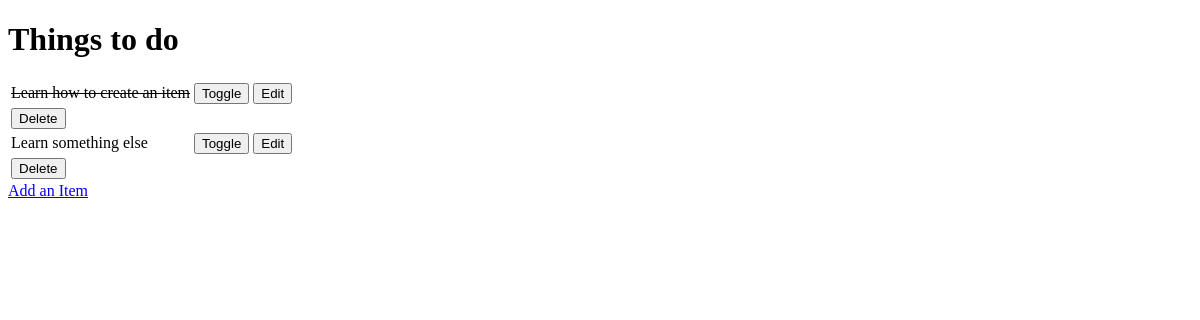
/, run on an earlier commit of the app's database.
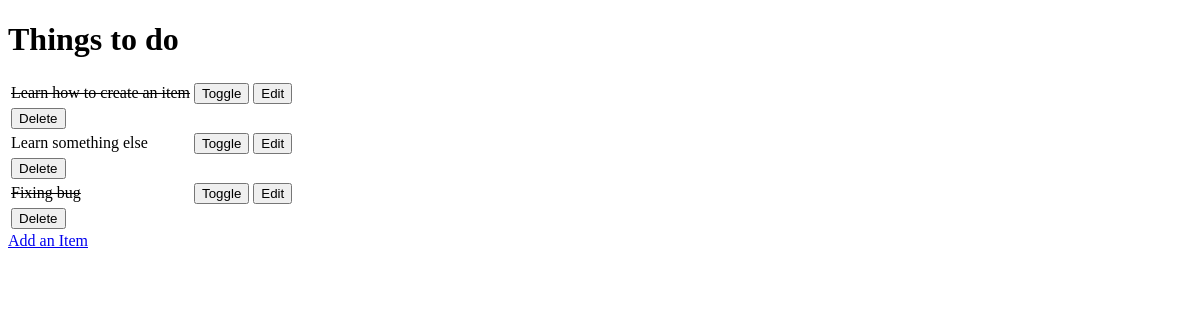
And on a later commit of the database.
### todo/models.py (models this page shows)
class Item(models.Model):
    name = models.CharField(max_length=50, null=False, blank=False)
    done = models.BooleanField(null=False, blank=False, default=False)
    def __str__(self):
        return self.name

### todo/views.py (the view)
# urls.py: path('', views.get_todo_list, name='get_todo_list'),
def get_todo_list(request):   # Query the database to retrieve all items
    items = Item.objects.all()
    context = {
        'items': items  # Create a dictionary with 'items' key and value
    }
    return render(request, 'todo/todo_list.html', context)

### todo/templates/todo/todo_list.html (shortened to what this page needs)
<!DOCTYPE html>
<html lang="en">
<head>
</head>
<body>
    <h1>Things to do</h1>
    <table>
        {% for item in items %}
        <tr>
            {% if  item.done %}
            <td><strike>{{ item.name }}</strike></td>
            {% else %}
            <td>{{ item.name }}</td>
            {% endif %}
            <td>
                <a href="/toggle/{{ item.id }}">
                    <button>Toggle</button>
                </a>
            </td>
            <td>
                <a href="/edit/{{ item.id }}">
                    <button>Edit</button>
                </a>
            </td>
        </tr>
        <td>
            <a href="/delete/{{ item.id }}">
                <button>Delete</button>
            </a>
        </td>
        {% empty %}
        <tr>
            <td>You have nothing to do!</td>
        </tr>
        {% endfor%}
    </table>
    <a href="/add">Add an Item</a>
</body>
</html>

What changed in the data, as far as the page shows it:
added Item: name "Fixing bug"
